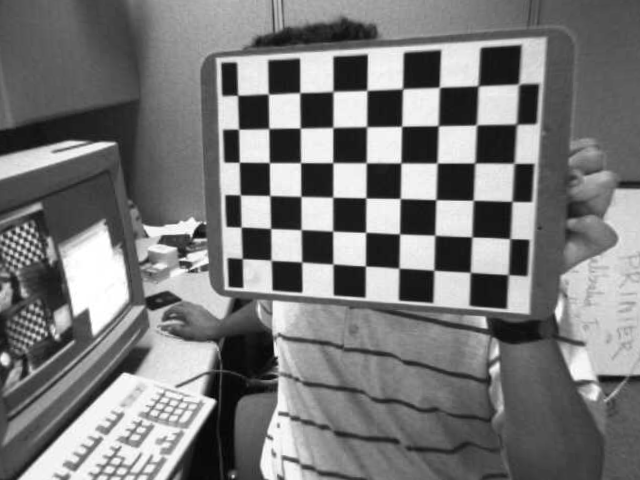
#> input picture P22/Left.png, 640 x 480 px, found by its file name
$ python BM.py   (older library calls are emulated)
#> lines starting #> are read from the running program, lines starting #| are printed output that depends on the picture
import numpy as np
import cv2

imgL = cv2.imread('left.png')
#> imgL is the input picture: shape (480, 640, 3); min 1, max 255, mean 121.4
imgL = cv2.cvtColor(imgL, cv2.COLOR_BGR2GRAY)
#> imgL: shape (480, 640)
imgR = cv2.imread('right.png')
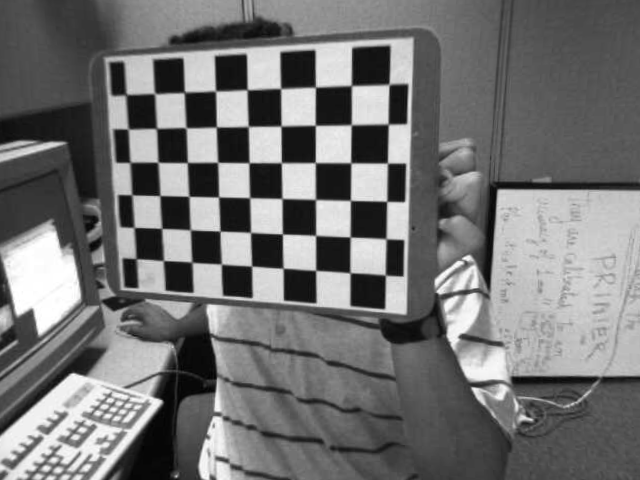
#> input picture P22/right.png, 640 x 480 px
#> imgR is the input picture: shape (480, 640, 3); min 1, max 255, mean 115.2
imgR = cv2.cvtColor(imgR, cv2.COLOR_BGR2GRAY)
#> imgR: shape (480, 640)


numDisparities = ((int)(640/8) + 15) & -16#640为图片宽度
SADWindowSize = 5

speckleWindowSize = 100 # 默认0
speckleRange = 32 # 默认0
disp12MaxDiff = 1 # 默认-1
# 默认值
minDisparity = 0
preFilterSize = 9
preFilterCap = 31
textureThreshold = 10
uniquenessRatio = 10

stereo = cv2.StereoBM_create(numDisparities = numDisparities, blockSize=SADWindowSize)

disparity = stereo.compute(imgL, imgR).astype(np.float32) / 16.0 # 除以16得到真实视差值
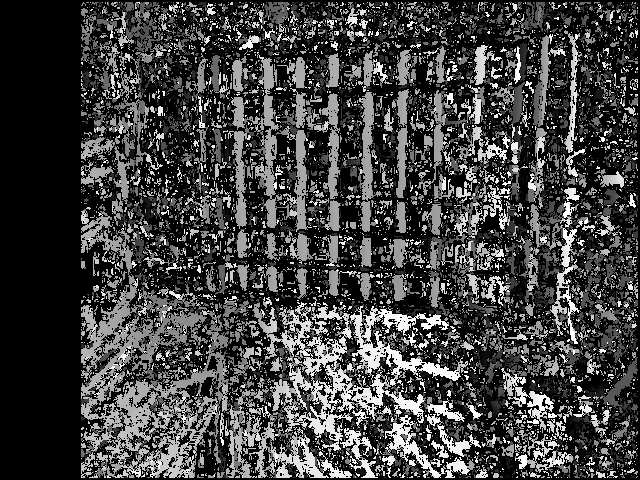
#> disparity: shape (480, 640) float32; min -1, max 79, mean 19.4; drawn with min black and max white

#转换为单通道图片
disp = cv2.normalize(disparity, disparity, alpha=0, beta=255, norm_type=cv2.NORM_MINMAX, dtype=cv2.CV_8U)
cv2.imwrite("disp.png", disp)
cv2.imshow("disp", disp)

cv2.waitKey(1000)
cv2.destroyAllWindows()
